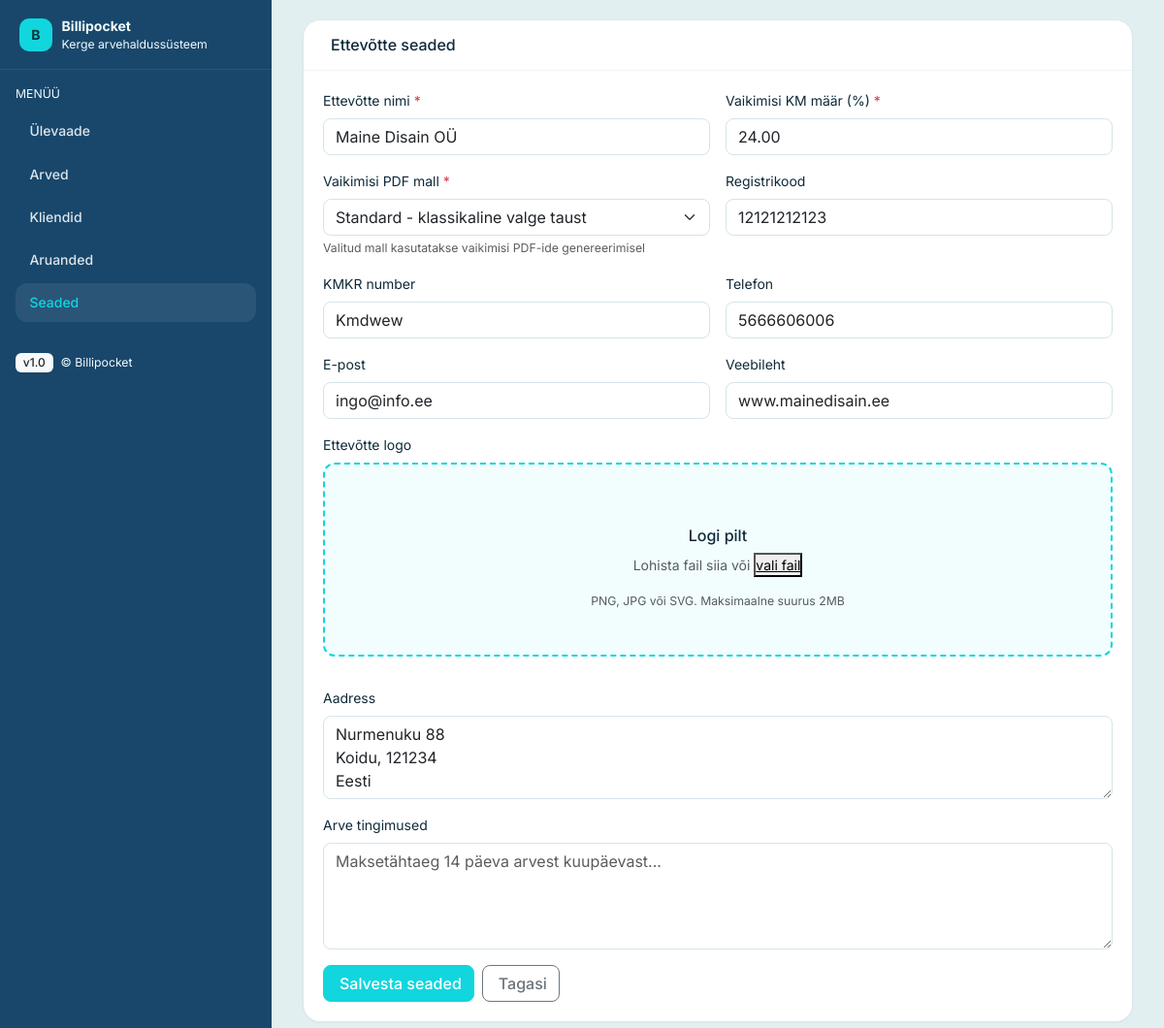
The page /settings on the database its author committed.
### app/models.py (models this page shows, shortened)
class CompanySettings(db.Model):
    __tablename__ = 'company_settings'
    id = db.Column(db.Integer, primary_key=True)
    company_name = db.Column(db.String(255), nullable=False, default='')
    company_address = db.Column(db.Text, default='')
    company_registry_code = db.Column(db.String(50), default='')
    company_vat_number = db.Column(db.String(50), default='')
    company_phone = db.Column(db.String(50), default='')
    company_email = db.Column(db.String(120), default='')
    company_website = db.Column(db.String(255), default='')
    company_logo_url = db.Column(db.String(500), default='')
    default_vat_rate = db.Column(db.Numeric(5, 2), nullable=False, default=24.00)
    default_pdf_template = db.Column(db.String(20), nullable=False, default='standard')
    invoice_terms = db.Column(db.Text, default='')
    created_at = db.Column(db.DateTime, default=datetime.utcnow)
    updated_at = db.Column(db.DateTime, default=datetime.utcnow, onupdate=datetime.utcnow)
    @classmethod
    def get_settings(cls):
        settings = cls.query.first()
        if not settings:
            settings = cls(company_name='Minu Ettevõte')
            db.session.add(settings)
            db.session.commit()
        return settings

### app/routes/dashboard.py (the view, shortened to what this page needs)
@dashboard_bp.route('/settings', methods=['GET', 'POST'])
def settings():
    from app.models import CompanySettings
    from app.forms import CompanySettingsForm
    company_settings = CompanySettings.get_settings()
    form = CompanySettingsForm(obj=company_settings)
    vat_rates = VatRate.get_active_rates()
    return render_template('settings.html', form=form, settings=company_settings, vat_rates=vat_rates)

### app/models.py (called while the page is built)
    @classmethod
    def get_active_rates(cls):
        return cls.query.filter_by(is_active=True).order_by(cls.rate.asc()).all()

### templates/settings.html (shortened to what this page needs)
{% extends 'layout.html' %}
{% block content %}
<div class="bp-card rounded-2xl shadow-soft">
  <div class="bp-card-header"><h2 class="h6 m-0">Ettevõtte seaded</h2></div>
  <div class="bp-card-body">
    <form method="POST" class="row g-3">
      <div class="col-md-6">
        <label for="{{ form.company_name.id }}" class="form-label">
          {{ form.company_name.label.text }} <span class="text-danger">*</span>
        </label>
        {{ form.company_name(class_="form-control" + (" is-invalid" if form.company_name.errors else "")) }}
      </div>
      <div class="col-md-6">
        <label for="{{ form.default_vat_rate.id }}" class="form-label">
          {{ form.default_vat_rate.label.text }} <span class="text-danger">*</span>
        </label>
        {{ form.default_vat_rate(class_="form-control" + (" is-invalid" if form.default_vat_rate.errors else ""), step="0.01") }}
      </div>
      <div class="col-md-6">
        <label for="{{ form.default_pdf_template.id }}" class="form-label">
          {{ form.default_pdf_template.label.text }} <span class="text-danger">*</span>
        </label>
        {{ form.default_pdf_template(class_="form-select" + (" is-invalid" if form.default_pdf_template.errors else "")) }}
        <div class="form-text">Valitud mall kasutatakse vaikimisi PDF-ide genereerimisel</div>
      </div>
      <div class="col-md-6">
        <label for="{{ form.company_registry_code.id }}" class="form-label">
          {{ form.company_registry_code.label.text }}
        </label>
        {{ form.company_registry_code(class_="form-control" + (" is-invalid" if form.company_registry_code.errors else "")) }}
      </div>
      <div class="col-md-6">
        <label for="{{ form.company_vat_number.id }}" class="form-label">
          {{ form.company_vat_number.label.text }}
        </label>
        {{ form.company_vat_number(class_="form-control" + (" is-invalid" if form.company_vat_number.errors else "")) }}
      </div>
      <div class="col-md-6">
        <label for="{{ form.company_phone.id }}" class="form-label">
          {{ form.company_phone.label.text }}
        </label>
        {{ form.company_phone(class_="form-control" + (" is-invalid" if form.company_phone.errors else "")) }}
      </div>
      <div class="col-md-6">
        <label for="{{ form.company_email.id }}" class="form-label">
          {{ form.company_email.label.text }}
        </label>
        {{ form.company_email(class_="form-control" + (" is-invalid" if form.company_email.errors else ""), type="email") }}
      </div>
      <div class="col-md-6">
        <label for="{{ form.company_website.id }}" class="form-label">
          {{ form.company_website.label.text }}
        </label>
        {{ form.company_website(class_="form-control" + (" is-invalid" if form.company_website.errors else ""), placeholder="https://www.example.com") }}
      </div>
      <div class="col-12">
        <label class="form-label">Ettevõtte logo</label>
        <div class="bp-logo-upload-zone" id="logoUploadZone">
          <div class="bp-logo-drop-area" id="logoDropArea">
            <div class="bp-logo-placeholder" id="logoPlaceholder">
              <h6 class="mt-3 mb-2">Logi pilt</h6>
              <p class="text-muted mb-3">Lohista fail siia või <button type="button" class="btn-link p-0" onclick="triggerFileInput()">vali fail</button></p>
              <small class="text-muted">PNG, JPG või SVG. Maksimaalne suurus 2MB</small>
            </div>
          </div>
        </div>
      </div>
      <div class="col-12">
        <label for="{{ form.company_address.id }}" class="form-label">
          {{ form.company_address.label.text }}
        </label>
        {{ form.company_address(class_="form-control" + (" is-invalid" if form.company_address.errors else ""), rows="3") }}
      </div>
      <div class="col-12">
        <label for="{{ form.invoice_terms.id }}" class="form-label">
          {{ form.invoice_terms.label.text }}
        </label>
        {{ form.invoice_terms(class_="form-control" + (" is-invalid" if form.invoice_terms.errors else ""), rows="4", placeholder="Maksetähtaeg 14 päeva arvest kuupäevast...") }}
      </div>
      <div class="col-12 d-flex gap-2">
        <button class="btn btn-primary" type="submit">
          Salvesta seaded
        </button>
        <a href="{{ url_for('dashboard.overview') }}" class="btn btn-outline-secondary">
          Tagasi
        </a>
      </div>
    </form>
  </div>
</div>
{% endblock %}

### static/css/billipocket.css (style rules this page uses)
:root { --bp-bg: #e1eff0; --bp-surface: #ffffff; --bp-primary: #11D6DE; --bp-primary-600: #0fb9c0; --bp-primary-700: #0da0a6; --bp-ink: #0f2a3a; --bp-muted: #5c7382; --bp-sidebar: #18476b; --bp-sidebar-contrast: #f2fbfc; --bp-success: #198754; --bp-warning: #ffc107; --bp-danger: #dc3545; --bp-info: #0dcaf0; --bp-light: #f8f9fa; --bp-dark: #212529; }
html, body { height: 100%; }
body { font-family: Inter, system-ui, -apple-system, "Segoe UI", Roboto, Helvetica, Arial, sans-serif; background: var(--bp-bg); color: var(--bp-ink); font-size: 14px; line-height: 1.5; }
.bp-card { background: var(--bp-surface); border: 1px solid #dde6ea; border-radius: 18px; box-shadow: 0 1px 2px rgba(12, 38, 52, 0.03); transition: box-shadow 0.2s ease; }
.bp-card-header { padding: 1rem 1.25rem; border-bottom: 1px solid #eef4f6; background: rgba(var(--bp-primary), 0.02); }
.bp-card-body { padding: 1.25rem; }
.form-control { border-radius: 8px; border: 1px solid #d5e4ea; transition: all 0.2s ease; }
.form-select { border-radius: 8px; border: 1px solid #d5e4ea; transition: all 0.2s ease; }
.btn { border-radius: 8px; font-weight: 500; transition: all 0.2s ease; }
.btn-primary { background: var(--bp-primary); border-color: var(--bp-primary); }
.bp-logo-upload-zone { margin-bottom: 1rem; }
.bp-logo-drop-area { border: 2px dashed var(--bp-primary); border-radius: 12px; padding: 2rem; text-align: center; background: rgba(17, 214, 222, 0.05); transition: all 0.3s ease; cursor: pointer; position: relative; min-height: 200px; }
.bp-logo-placeholder { display: flex; flex-direction: column; align-items: center; justify-content: center; }

### rows shown on the page
CompanySettings: company_name "Maine Disain OÜ", default_vat_rate "24.00", default_pdf_template "Standard - klassikaline valge taust", company_registry_code "12121212123", company_vat_number "Kmdwew", company_phone "5666606006", company_email "ingo@info.ee", company_website "www.mainedisain.ee", company_address "Nurmenuku 88 Koidu, 121234 Eesti"
